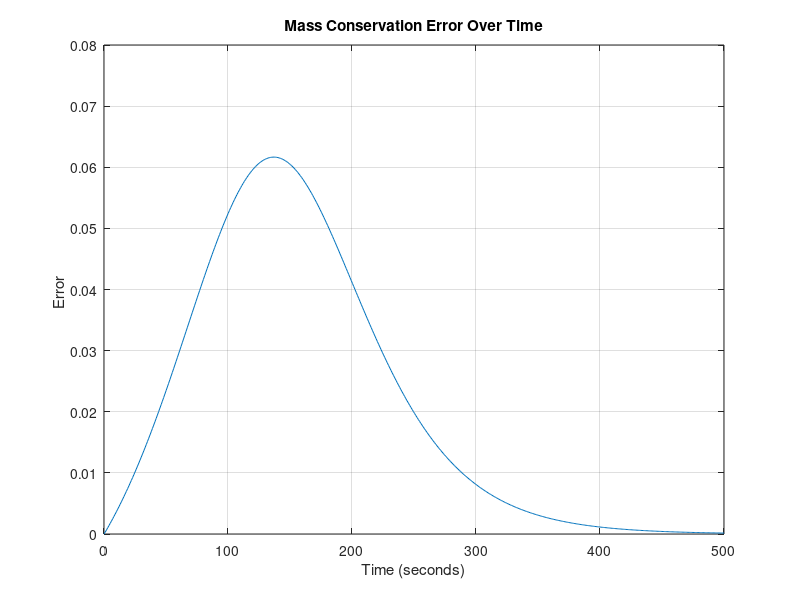
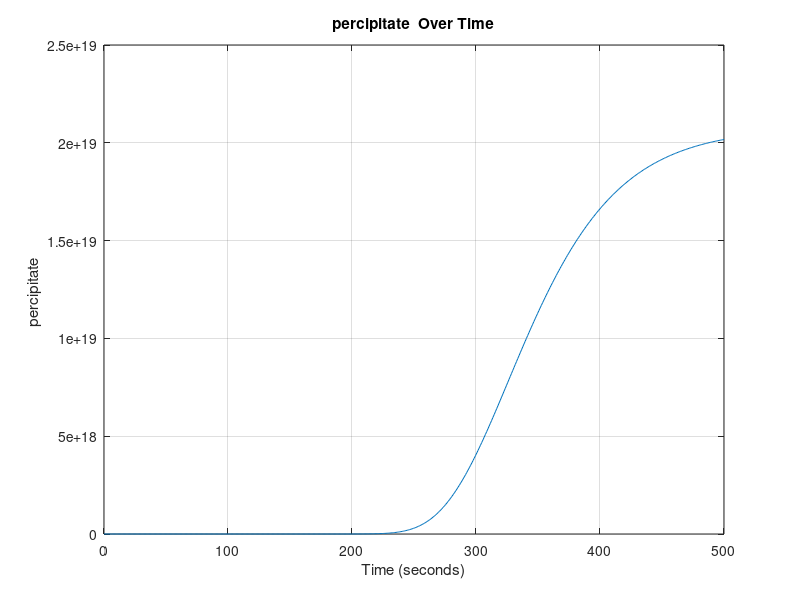
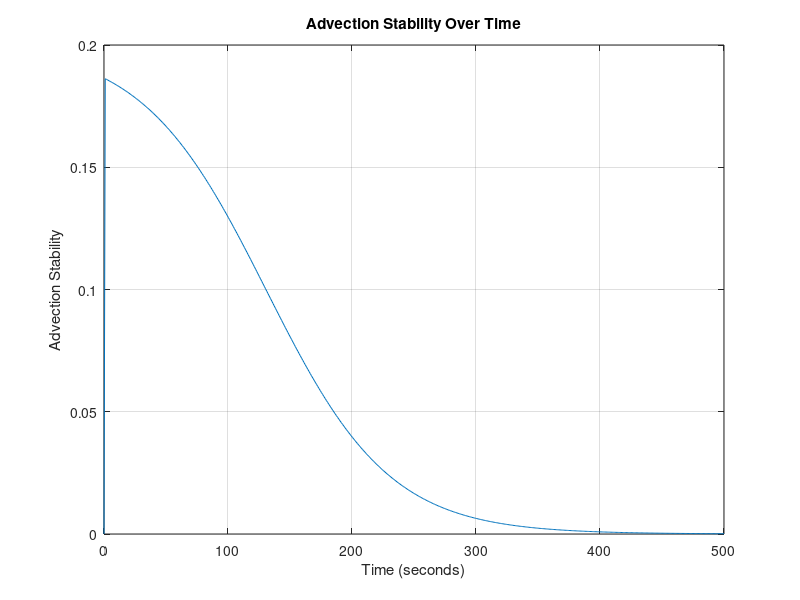
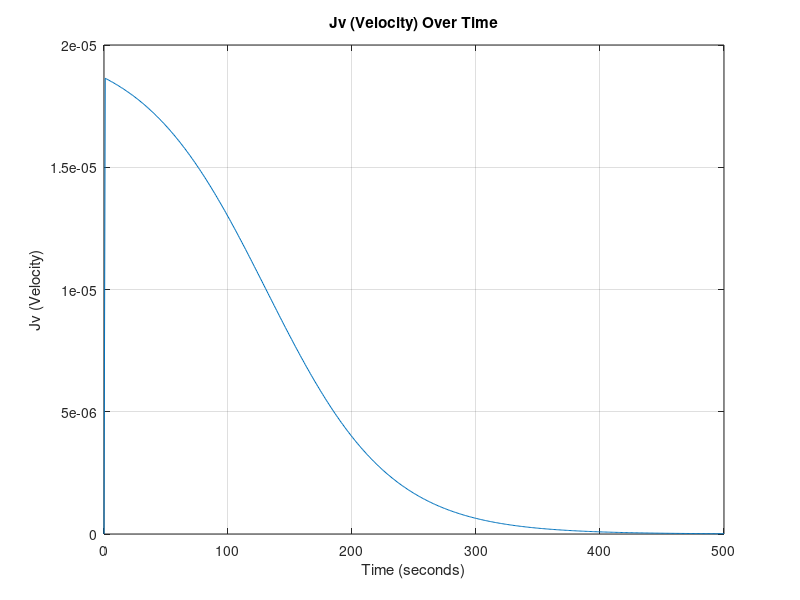

MATLAB code to generate these figures, in order: (Note: this script raises an error after producing the figures.)
%__Gruppe 3-Simulering-3.Sem__
clear
close all
clc
%% Inital Parameters
domain_length = 0.1;   % Domain length (meters)
domain_steps = 1000;    % Number of spatial domain_steps points
dx = domain_length / (domain_steps - 1); % Position discretization
 
time_length = 500;      % Time length (seconds)
time_steps = 500;       % Number of time steps
dt = time_length / time_steps; % Temporal discretization

% DEFINED VARIABLES
D = 0; % Diffusivity coefficient H2PO4- in water [m^2 s^-1]
feed_conc = 0.1; % Constant solute concentration at the first cell 0.1 molar [H2PO4-]
TMP = 35; %TMP: Transmembrane Pressure [bar]

area = 0.001; % Area of the membrane surface [m^2]
kw = 5.7311*10^(-7); % Initial water permeability m^3 m^-2 bar^-1 s^-1 
my = 0.8903*10^-9; % Water viscosity [Bar∙s]
Rm = 1/(my*kw); % Rejection of water at the membrane (σ) [m^-1]
InitP = 0.263253+0.0011; % Initial percipitation
alpha = 95000000000; % Specific resistance of fouling [m mol m^3]
PC = 0.5; %Percipitate Advection Coefficient

sig_m = 0.1; % Rejection of ions 

% PHYSICAL CONSTANTS
R= 8.31415*10^-2; % Gasconstant [L^3 Bar mol^-1 K^-1]
T= 273.15+25; %Temperature [K]
 
% Anonymous functions
%Lv = @(time) kw*exp(-kb*time); %Water permeability dependent on Fouling

Mp = @(conc) 0.0011*exp(36.328*conc) + 0.263253; % concentration of udfæld in respect to phosphate increase.
Rf = @(conc) alpha*(Mp(conc)/area); % Rate of fouling
Lv = @(conc) 1/(my*(Rm+Rf(conc))); % Water permeability dependent on fouling


% Create a grid for space and time
x = linspace(0, domain_length, domain_steps);
t = linspace(0, time_length, time_steps);

% Initialize the concentration array AND Initial condition (1D)
C = zeros(domain_steps, time_steps)+0.1; % 0.1 molar [H2PO4] at pH 2.9


%Diffusive Stability
DS = D*dt/dx^2;
fprintf('\n Diffusivity Stability = %f', DS);
if DS>0.5 
   fprintf(2,'\n ERROR: Stabilitetsfejl');
else
    fprintf('\n Stable Diffusion Model !!');
end


%% Time-stepping loop
for j = 2:time_steps
    for i = 1:domain_steps
        LastC = C(domain_steps, j-1);

        C(1, :) = feed_conc; % Set the leftmost boundary to 0.1

        if j == 2
            Ptot = InitP; % The rate of percipitation WI
        else
            Ptot = Mp(LastC) + (Mp(LastC) - InitP)*Jv*(dt/dx)*PC;
        end

        Jv = (kw*(TMP-(1*R*T*(LastC))));  % Volume flux = Jv ,  in terms of osmotic pressure (TMP, R, T, delta_C) and Lv. [m/s]

        % Calculate the second derivative in x direction
        if i == 1 %_Left Cell__
            d2Cdx2 = 0;
            dCdt_advection = 0;

        elseif i == domain_steps %__Membrane Cell___
            % No right neighbor at the last cell and MEMBRANE
            d2Cdx2 = (D * (C(domain_steps - 1, j-1) - C(domain_steps, j-1)) / dx^2) + C(i,j-1)*(sig_m)*Jv/(dx);
        else    %__Normal Cells__
            % Calculate the second derivative normally
            d2Cdx2 = D * (C(i + 1, j-1) - 2 * C(i, j-1) + C(i - 1, j-1)) / dx^2;
            % Apply advection term
            dCdt_advection = -Jv * (C(i, j-1) - C(i-1, j-1)) / dx;
        end
        % Apply the diffusion-advection-(electromigration) equation
        C(i, j) = C(i, j-1) + dt * (d2Cdx2 + dCdt_advection);
        Jv_values2(j) = Jv; % Plot values
        P_values(j) = Ptot;
        AS(j) = Jv * dt/dx; % Stability plot values
    end
end
%% CONSERVATION ERROR

Systemdiff = [0, diff(sum(C,1))]; % Diffrence in systemsums

inflow = Jv_values2*feed_conc*(dt/dx); % Inflow array
outflow = C(domain_steps, :).* Jv_values2*(1-sig_m)*(dt/dx); % Outflow array 

ERROR = Systemdiff - inflow + outflow; % The mass conservation error



%% 2D Plots

% Plot Mass Conservation Error values over time

figure;
plot(t, ERROR);
xlabel('Time (seconds)');
ylabel('Error ');
title('Mass Conservation Error Over Time');
grid on;


% Plot Percipitate (DS) values over time

figure;
plot(t, P_values);
xlabel('Time (seconds)');
ylabel('percipitate ');
title('percipitate  Over Time');
grid on;

% Plot Advection Stability (DS) values over time

figure;
plot(t, AS);
xlabel('Time (seconds)');
ylabel('Advection Stability');
title('Advection Stability Over Time');
grid on;

% Plot Jv values over time
figure;
plot(t, Jv_values2);
xlabel('Time (seconds)');
ylabel('Jv (Velocity)');
title('Jv (Velocity) Over Time');
grid on;


% Define fractions of time steps you want to visualize
time_fraction = [0.001, 0.01, 0.1, 0.2, 0.3, 0.4, 0.5, 0.6, 0.7, 0.8, 0.9];  % For example, 0.1 corresponds to 10% of time steps

% Calculate the corresponding time indices
time_instances = round(time_fraction * time_steps);

% Create a figure for the first plot
figure;
hold on;

% Plot concentration at specific time instances
for i = 1:length(time_instances)
    time_index = time_instances(i);
    plot(x, C(:, time_index));
end

xlabel('Position (meters)');
ylabel('Concentration');
title('Concentration Over Time at Different Instances');

% Add a legend for clarity
legend(arrayfun(@(f) ['t=', num2str(f)], time_fraction, 'UniformOutput', false));

grid on;
hold off;


%% 3D Plot

% Create a 3D surface plot to visualize concentration over time and position
[T, X] = meshgrid(t, x);
figure;
h = surf(X, T, C); % Transpose removed here
xlabel('Position (meter)');
ylabel('Tid (sekunder)');
zlabel('Koncentration (M)');
title('Koncentration Over Tid og Position');

% Set axis limits to start at the origin
xlim([0, domain_length]);
ylim([0, time_length]);
zlim([0, 1.5]); % Assuming max(C(:)) is the maximum concentration in your data

set(h,'LineStyle','none')
colormap(jet)
clim([0 1.5])

%%
save('step2jv', 'Jv_values2')




